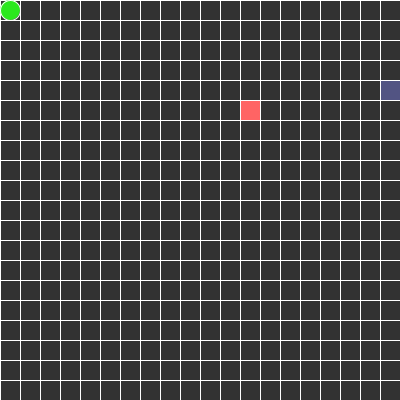
Frame 1 (no input)
Frame 60 (the mouse pressed at the canvas centre just before this capture): identical to frame 1, image omitted
Frame 120 (the mouse held since frame 60 and released just before this capture): identical to frame 1, image omitted

The Processing sketch that drew this single still picture (run headless with seeded random() and noise(); from frame 60 on, the mouse is pressed at the canvas centre):

// Processing sketch: processing_127150
// ── processing_127150.pde

ArrayList<SnakePart> snake = new ArrayList<SnakePart>();
char direction;
SnakeFood food;
SnakePoison poison;
int GRIDSIZE = 20;
int parts;

void setup() {
  size(400, 400);
  snake.add(new SnakePart(0, 0));
  food = new SnakeFood();
  poison= new SnakePoison();
  frameRate(8);
}

void draw() {

  drawGrid();
  food.display();
  poison.display();
  drawSnake();

  moveSnakeBody();
  moveSnakeHead();

  checkGameOver();
  checkForFoodCollision();
}

void moveSnakeHead() {
  SnakePart head = snake.get(0);
  switch(direction) {
  case 'n':
    head.y -= GRIDSIZE;
    break;
  case 's':
    head.y += GRIDSIZE;
    break;
  case 'e':
    head.x += GRIDSIZE;
    break;
  case 'w':  
    head.x -= GRIDSIZE;
    break;
  }
}


void checkForFoodCollision() {//and poison
  SnakePart head = snake.get(0);
  if (head.x == food.x && head.y == food.y) {
    // add a new segment to the snake
    snake.add(new SnakePart(head.x, head.y));
    parts+=1;
    // reset the position of the food by creating a new object
    food = new SnakeFood();
  }
  else if (head.x == poison.x && head.y == poison.y) {
    // remove a new segment to the snake
    if (parts>0) {
      snake.remove(parts);
      parts-=1;
    }
    else {
      parts-=1;
    }
    // reset the position of the food by creating a new object
    poison = new SnakePoison();
  }
}

void checkGameOver() {
  SnakePart head = snake.get(0);
  for (int i = 1; i < snake.size(); i++) {
    SnakePart sp = snake.get(i);
    if (head.x == sp.x && head.y == sp.y) {
      textAlign(CENTER);
      text("GAME OVER!", width/2, height/2);
      noLoop();
      break;
    }
  }
  if (head.x < 0 || head.x >= width || head.y < 0 || head.y >= height) {
    textAlign(CENTER);
    text("GAME OVER!", width/2, height/2);
    noLoop();
  }
  if (parts<0) {
    textAlign(CENTER);
    text("GAME OVER!", width/2, height/2);
    noLoop();
  }
}


void drawSnake() {
  for (int i = 0; i < snake.size();i++) {
    SnakePart sp = snake.get(i);
    sp.display();
  }
}

void drawGrid() {
  background(50);
  stroke(255);
  for (int x =0; x < width; x+=GRIDSIZE) {
    line(x, 0, x, height);
  }
  for (int y =0; y < height; y+=GRIDSIZE) {
    line(0, y, width, y);
  }
}


void keyPressed() {
  SnakePart head = snake.get(0);
  if (key == 'a' || key == 'A')direction = 'w';
  if (key == 'd' || key == 'D')direction = 'e';
  if (key == 'w' || key == 'W')direction = 'n';
  if (key == 's' || key == 'S')direction = 's';
}

void moveSnakeBody() {
  for (int i = snake.size()-1; i > 0; i--) {
    SnakePart spBack = snake.get(i);
    SnakePart spFront = snake.get(i-1);
    spBack.x = spFront.x;
    spBack.y = spFront.y;
  }
}

class SnakeFood {

  int x, y;

  SnakeFood() {
    x = int(random(width/GRIDSIZE))*GRIDSIZE;
    y = int(random(height/GRIDSIZE))*GRIDSIZE;
  }

  void display() {
    fill(255, 100, 100);
    rect(x, y, GRIDSIZE, GRIDSIZE);
  }
}

class SnakePart {

  int x, y;

  SnakePart(int newX, int newY) {
    x = newX;
    y = newY;
  }

  void display() {
    fill(#2BE81E);
    ellipseMode(CORNER);
    ellipse(x, y, GRIDSIZE, GRIDSIZE);
    fill(255);
  }
}

class SnakePoison {

  int x, y;

  SnakePoison() {
    x = int(random(width/GRIDSIZE))*GRIDSIZE;
    y = int(random(height/GRIDSIZE))*GRIDSIZE;
  }

  void display() {
    fill(#525483);
    rect(x, y, GRIDSIZE, GRIDSIZE);
  }
}
